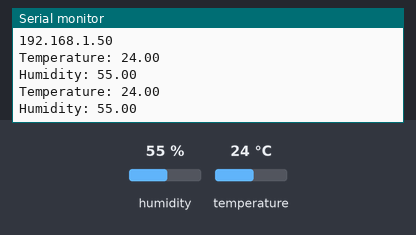
Bench run of a sketch on a simulated ESP8266 (NodeMCU). Parts: the last lines printed to the serial monitor. The inputs (shaded band) are chosen by the test bench; at power-on: humidity 55 %, temperature 24 °C. WiFi joins after 1.5 s; servers stay silent unless stated.

Above: at 2.8 s.
2.9 s: humidity set to 22 %
At 4.6 s:
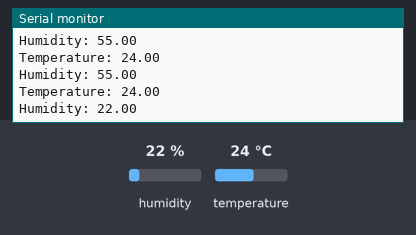
6.1 s: temperature set to 12 °C
At 7.1 s:
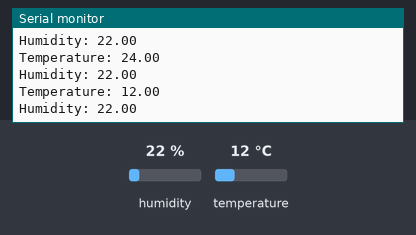
9.3 s: humidity set to 40 %
At 12.0 s:
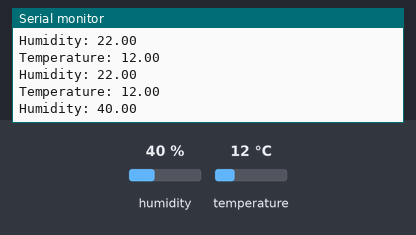
Timing chart, 0 to 13.5 s (numbered marks = the images above; inputs shaded):
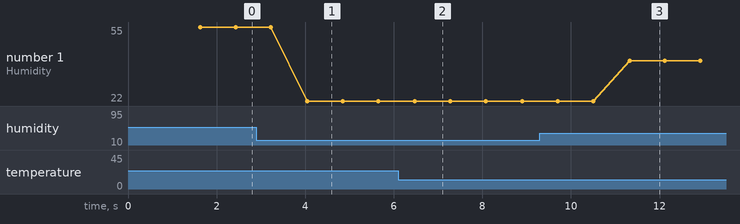

Measured:
- after the input at 2.9 s, the serial monitor: prints a new line after 1.2 s (image 1)
- after the input at 6.1 s, the serial monitor: prints a new line after 0.37 s (image 2)
- after the input at 9.3 s, the serial monitor: prints a new line after 2.0 s (image 3)
- plotted number 1: 55 → 22 after the input at 2.9 s, 22 → 40 after the input at 9.3 s

The sketch:

DHT-with-thingspeak.ino
```cpp
#include <ESP8266WiFi.h>
#include <DHT.h>
#include <ThingSpeak.h>

DHT dht(2, DHT11);

WiFiClient client;

long myChannelNumber = 2215718;
const char myWriteAPIKey[] = "NNDIZZW7HU5FWMQR";

void setup() {
  // put your setup code here, to run once:
  Serial.begin(9600);
  WiFi.begin("VIRUS", "VIRUS123");
  while(WiFi.status() != WL_CONNECTED)
  {
    delay(200);
    Serial.print("..");
  }
  Serial.println();
  Serial.println("NodeMCU is connected!");
  Serial.println(WiFi.localIP());
  dht.begin();
  ThingSpeak.begin(client);
}

void loop() {
  // put your main code here, to run repeatedly:
  float h = dht.readHumidity();
  float t = dht.readTemperature();
  Serial.println("Temperature: " + (String) t);
  Serial.println("Humidity: " + (String) h);
  ThingSpeak.writeField(myChannelNumber, 1, t, myWriteAPIKey);
  ThingSpeak.writeField(myChannelNumber, 2, h, myWriteAPIKey);
  delay(200);
}
```
